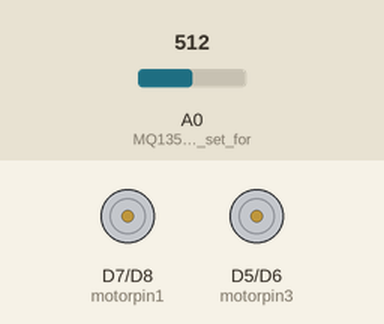
Simulated run of this sketch. Board: ESP8266 (NodeMCU). Shown: motor-driver pin pairs drawn as motors (green arrow = first pin HIGH = forward, orange = second pin HIGH = backward, longer = more drive). The inputs (shaded band) are chosen by the test bench; at power-on: A0 (MQ135_analog_feed_set_for) = 512. WiFi joins after 1.5 s; servers stay silent unless stated; what the sketch prints to the serial monitor is not drawn.

Above: at 0.1 s.
At 5.0 s:
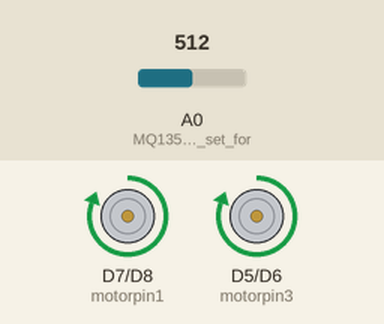
5.1 s: A0 (MQ135_analog_feed_set_for) set to 248
8.1 s: A0 (MQ135_analog_feed_set_for) set to 221
At 11.1 s:
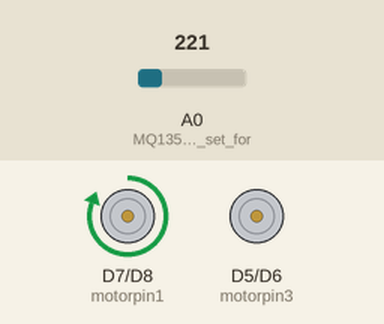
Timing chart, 0 to 12.6 s (numbered marks = the images above; inputs shaded):
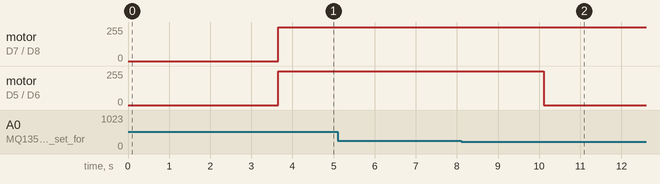

Measured:
- the behaviour switches between 232 and 231 on A0 (MQ135_analog_feed_set_for) (found by bisection; images 1 and 2)
- after the input at 5.1 s, every drawn part: stays the same
- after the input at 8.1 s, motor on D5 (motorpin3) / D6 (motorpin4): forward 255/255 → stopped after 2.0 s

The sketch:

Product-3_Astute_Lavatory.ino
```cpp
#include <ESP8266WiFi.h>
#include <SoftwareSerial.h>
#include <FirebaseArduino.h>
#include <ESP8266HTTPClient.h>
#include <ESP8266WebServer.h>

#ifndef STASSID
#define STASSID "honor_9i"
#define STAPSK  "coolline"
#define FIREBASE_HOST "astuteppm.firebaseio.com"
#define FIREBASE_AUTH "mayzzGPa38qyD2gGcO1qzAlakK7mszh"
#endif


#define co2Zero 55
#define motorpin1 D7
#define motorpin2 D8
#define motorpin3 D5
#define motorpin4 D6


const char *ssid = STASSID;
const char *password = STAPSK;

void setup() {


  pinMode(A0 , INPUT);                     //MQ135 analog feed set for input

  pinMode(motorpin1,OUTPUT);
    pinMode(motorpin2,OUTPUT);
    pinMode(motorpin3,OUTPUT);
    pinMode(motorpin4,OUTPUT);

  Serial.begin(115200);
  WiFi.mode(WIFI_STA);
  WiFi.begin(ssid, password);
  Serial.println("");

  // Wait for connection
  while (WiFi.status() != WL_CONNECTED) {
    delay(500);
    Serial.print(".");
  }

  Serial.println("");
  Serial.print("Connected to ");
  Serial.println(ssid);
  Serial.print("IP address: ");
  Serial.println(WiFi.localIP());

  Firebase.begin(FIREBASE_HOST, FIREBASE_AUTH);

}

void loop() {

int co2now[10];                               //int array for co2 readings
int co2raw = 0;                               //int for raw value of co2
int co2comp = 0;                              //int for compensated co2
int co2ppm = 0;                               //int for calculated ppm
int zzz = 0;                                  //int for averaging


  for (int x = 0;x<10;x++){                   //samplpe co2 10x over 2 seconds
    co2now[x]=analogRead(A0);
    delay(200);
  }

for (int x = 0;x<10;x++){                     //add samples together
    zzz=zzz + co2now[x];

  }
  co2raw = zzz/10;                            //divide samples by 10
  co2comp = co2raw - co2Zero;                 //get compensated value
  co2ppm = map(co2comp,0,1023,4,500);      //map value for atmospheric levels


  Serial.print("PPM= ");

   Serial.print(co2ppm);
   Serial.println("  ");


Firebase.setInt("PPM",co2ppm);

if (Firebase.failed()) {
     Serial.print("setting /number failed:");
}

  if(co2ppm>35){
    digitalWrite(motorpin1,HIGH);
digitalWrite(motorpin2,LOW);

  }
    if(co2ppm>90){
      digitalWrite(motorpin3,HIGH);
    digitalWrite(motorpin4,LOW);
    }

    if(co2ppm<90){
  digitalWrite(motorpin3,LOW);
  digitalWrite(motorpin4,LOW);
  delay(2000);
  digitalWrite(motorpin1,HIGH);
  digitalWrite(motorpin2,LOW);

    }
}
```
